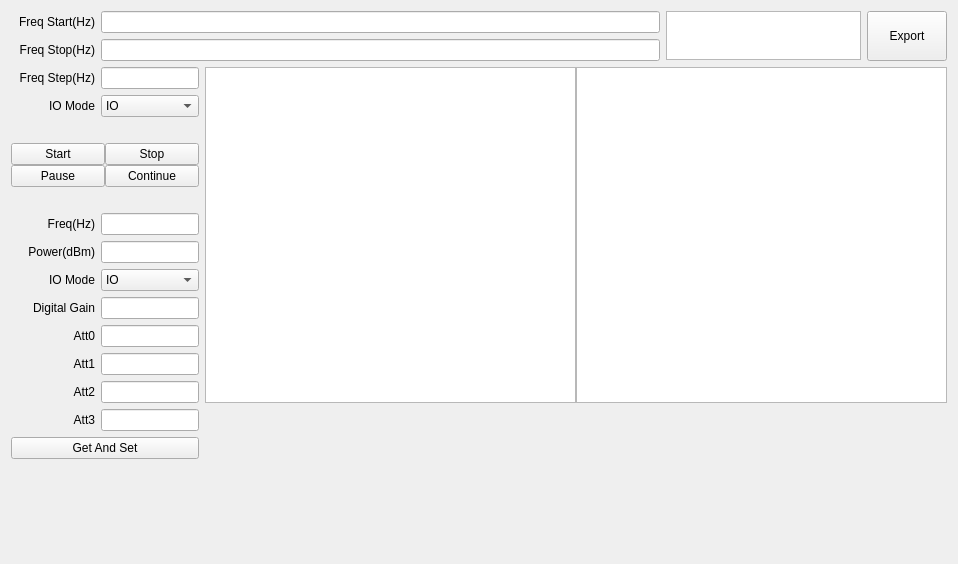
<?xml version="1.0" encoding="UTF-8"?>
<ui version="4.0">
 <class>QCalR1CTxPwrDlg</class>
 <widget class="QWidget" name="QCalR1CTxPwrDlg">
  <property name="geometry">
   <rect>
    <x>0</x>
    <y>0</y>
    <width>958</width>
    <height>564</height>
   </rect>
  </property>
  <property name="windowTitle">
   <string>Form</string>
  </property>
  <layout class="QVBoxLayout" name="verticalLayout_2" stretch="0,1">
   <item>
    <layout class="QHBoxLayout" name="horizontalLayout1" stretch="10,3,1">
     <item>
      <layout class="QVBoxLayout" name="verticalLayoutFreqStarStop">
       <item>
        <layout class="QHBoxLayout" name="horizontalLayoutFreqStar">
         <item>
          <widget class="QLabel" name="labelFreqStar">
           <property name="sizePolicy">
            <sizepolicy hsizetype="Fixed" vsizetype="Fixed">
             <horstretch>0</horstretch>
             <verstretch>0</verstretch>
            </sizepolicy>
           </property>
           <property name="minimumSize">
            <size>
             <width>84</width>
             <height>16</height>
            </size>
           </property>
           <property name="text">
            <string>Freq Start(Hz)</string>
           </property>
           <property name="alignment">
            <set>Qt::AlignRight|Qt::AlignTrailing|Qt::AlignVCenter</set>
           </property>
           <property name="buddy">
            <cstring>lineEditFreqStar</cstring>
           </property>
          </widget>
         </item>
         <item>
          <widget class="QLineEdit" name="lineEditFreqStar"/>
         </item>
        </layout>
       </item>
       <item>
        <layout class="QHBoxLayout" name="horizontalLayoutFreqStop">
         <item>
          <widget class="QLabel" name="labelFreqStop">
           <property name="sizePolicy">
            <sizepolicy hsizetype="Fixed" vsizetype="Fixed">
             <horstretch>0</horstretch>
             <verstretch>0</verstretch>
            </sizepolicy>
           </property>
           <property name="minimumSize">
            <size>
             <width>84</width>
             <height>16</height>
            </size>
           </property>
           <property name="text">
            <string>Freq Stop(Hz)</string>
           </property>
           <property name="alignment">
            <set>Qt::AlignRight|Qt::AlignTrailing|Qt::AlignVCenter</set>
           </property>
           <property name="buddy">
            <cstring>lineEditFreqStop</cstring>
           </property>
          </widget>
         </item>
         <item>
          <widget class="QLineEdit" name="lineEditFreqStop"/>
         </item>
        </layout>
       </item>
      </layout>
     </item>
     <item>
      <widget class="QTextEdit" name="textEditPath">
       <property name="sizePolicy">
        <sizepolicy hsizetype="Expanding" vsizetype="Fixed">
         <horstretch>0</horstretch>
         <verstretch>0</verstretch>
        </sizepolicy>
       </property>
       <property name="maximumSize">
        <size>
         <width>16777215</width>
         <height>49</height>
        </size>
       </property>
       <property name="readOnly">
        <bool>true</bool>
       </property>
      </widget>
     </item>
     <item>
      <widget class="QPushButton" name="pushButtonExport">
       <property name="sizePolicy">
        <sizepolicy hsizetype="Expanding" vsizetype="Expanding">
         <horstretch>0</horstretch>
         <verstretch>0</verstretch>
        </sizepolicy>
       </property>
       <property name="text">
        <string>Export</string>
       </property>
      </widget>
     </item>
    </layout>
   </item>
   <item>
    <layout class="QHBoxLayout" name="horizontalLayout2" stretch="1,10">
     <item>
      <layout class="QVBoxLayout" name="verticalLayout1">
       <item>
        <layout class="QHBoxLayout" name="horizontalLayoutFreqStep">
         <item>
          <widget class="QLabel" name="labelFreqStep">
           <property name="sizePolicy">
            <sizepolicy hsizetype="Fixed" vsizetype="Fixed">
             <horstretch>0</horstretch>
             <verstretch>0</verstretch>
            </sizepolicy>
           </property>
           <property name="minimumSize">
            <size>
             <width>84</width>
             <height>16</height>
            </size>
           </property>
           <property name="text">
            <string>Freq Step(Hz)</string>
           </property>
           <property name="alignment">
            <set>Qt::AlignRight|Qt::AlignTrailing|Qt::AlignVCenter</set>
           </property>
           <property name="buddy">
            <cstring>lineEditFreqStep</cstring>
           </property>
          </widget>
         </item>
         <item>
          <widget class="QLineEdit" name="lineEditFreqStep">
           <property name="sizePolicy">
            <sizepolicy hsizetype="Expanding" vsizetype="Fixed">
             <horstretch>0</horstretch>
             <verstretch>0</verstretch>
            </sizepolicy>
           </property>
           <property name="readOnly">
            <bool>true</bool>
           </property>
          </widget>
         </item>
        </layout>
       </item>
       <item>
        <layout class="QHBoxLayout" name="horizontalLayoutRefMethod" stretch="0,0">
         <item>
          <widget class="QLabel" name="labelCalIOMode">
           <property name="sizePolicy">
            <sizepolicy hsizetype="Fixed" vsizetype="Fixed">
             <horstretch>0</horstretch>
             <verstretch>0</verstretch>
            </sizepolicy>
           </property>
           <property name="minimumSize">
            <size>
             <width>84</width>
             <height>16</height>
            </size>
           </property>
           <property name="text">
            <string>IO Mode</string>
           </property>
           <property name="alignment">
            <set>Qt::AlignRight|Qt::AlignTrailing|Qt::AlignVCenter</set>
           </property>
           <property name="buddy">
            <cstring>lineEditFreqStep</cstring>
           </property>
          </widget>
         </item>
         <item>
          <widget class="QComboBox" name="comboBoxCalIOMode">
           <item>
            <property name="text">
             <string>IO</string>
            </property>
           </item>
           <item>
            <property name="text">
             <string>OUTPUT</string>
            </property>
           </item>
           <item>
            <property name="text">
             <string>IO+OUTPUT</string>
            </property>
           </item>
          </widget>
         </item>
        </layout>
       </item>
       <item>
        <spacer name="verticalSpacer1">
         <property name="orientation">
          <enum>Qt::Vertical</enum>
         </property>
         <property name="sizeType">
          <enum>QSizePolicy::Fixed</enum>
         </property>
         <property name="sizeHint" stdset="0">
          <size>
           <width>20</width>
           <height>20</height>
          </size>
         </property>
        </spacer>
       </item>
       <item>
        <layout class="QHBoxLayout" name="horizontalLayoutThreadCtrl">
         <property name="spacing">
          <number>0</number>
         </property>
         <item>
          <layout class="QVBoxLayout" name="verticalLayoutStarPaus">
           <property name="spacing">
            <number>0</number>
           </property>
           <item>
            <widget class="QPushButton" name="pushButtonStar">
             <property name="sizePolicy">
              <sizepolicy hsizetype="Expanding" vsizetype="Fixed">
               <horstretch>0</horstretch>
               <verstretch>0</verstretch>
              </sizepolicy>
             </property>
             <property name="text">
              <string>Start</string>
             </property>
            </widget>
           </item>
           <item>
            <widget class="QPushButton" name="pushButtonPaus">
             <property name="sizePolicy">
              <sizepolicy hsizetype="Expanding" vsizetype="Fixed">
               <horstretch>0</horstretch>
               <verstretch>0</verstretch>
              </sizepolicy>
             </property>
             <property name="text">
              <string>Pause</string>
             </property>
            </widget>
           </item>
          </layout>
         </item>
         <item>
          <layout class="QVBoxLayout" name="verticalLayoutStopCont">
           <property name="spacing">
            <number>0</number>
           </property>
           <item>
            <widget class="QPushButton" name="pushButtonStop">
             <property name="sizePolicy">
              <sizepolicy hsizetype="Expanding" vsizetype="Fixed">
               <horstretch>0</horstretch>
               <verstretch>0</verstretch>
              </sizepolicy>
             </property>
             <property name="text">
              <string>Stop</string>
             </property>
            </widget>
           </item>
           <item>
            <widget class="QPushButton" name="pushButtonCont">
             <property name="sizePolicy">
              <sizepolicy hsizetype="Expanding" vsizetype="Fixed">
               <horstretch>0</horstretch>
               <verstretch>0</verstretch>
              </sizepolicy>
             </property>
             <property name="text">
              <string>Continue</string>
             </property>
            </widget>
           </item>
          </layout>
         </item>
        </layout>
       </item>
       <item>
        <spacer name="verticalSpacer2">
         <property name="orientation">
          <enum>Qt::Vertical</enum>
         </property>
         <property name="sizeType">
          <enum>QSizePolicy::Fixed</enum>
         </property>
         <property name="sizeHint" stdset="0">
          <size>
           <width>20</width>
           <height>20</height>
          </size>
         </property>
        </spacer>
       </item>
       <item>
        <layout class="QHBoxLayout" name="horizontalLayoutFreq">
         <item>
          <widget class="QLabel" name="labelFreq">
           <property name="sizePolicy">
            <sizepolicy hsizetype="Fixed" vsizetype="Fixed">
             <horstretch>0</horstretch>
             <verstretch>0</verstretch>
            </sizepolicy>
           </property>
           <property name="minimumSize">
            <size>
             <width>84</width>
             <height>16</height>
            </size>
           </property>
           <property name="text">
            <string>Freq(Hz)</string>
           </property>
           <property name="alignment">
            <set>Qt::AlignRight|Qt::AlignTrailing|Qt::AlignVCenter</set>
           </property>
           <property name="buddy">
            <cstring>lineEditFreq</cstring>
           </property>
          </widget>
         </item>
         <item>
          <widget class="QLineEdit" name="lineEditFreq">
           <property name="sizePolicy">
            <sizepolicy hsizetype="Expanding" vsizetype="Fixed">
             <horstretch>0</horstretch>
             <verstretch>0</verstretch>
            </sizepolicy>
           </property>
          </widget>
         </item>
        </layout>
       </item>
       <item>
        <layout class="QHBoxLayout" name="horizontalLayoutDC_I">
         <item>
          <widget class="QLabel" name="labelPower">
           <property name="sizePolicy">
            <sizepolicy hsizetype="Fixed" vsizetype="Fixed">
             <horstretch>0</horstretch>
             <verstretch>0</verstretch>
            </sizepolicy>
           </property>
           <property name="minimumSize">
            <size>
             <width>84</width>
             <height>16</height>
            </size>
           </property>
           <property name="text">
            <string>Power(dBm)</string>
           </property>
           <property name="alignment">
            <set>Qt::AlignRight|Qt::AlignTrailing|Qt::AlignVCenter</set>
           </property>
           <property name="buddy">
            <cstring>lineEditPower</cstring>
           </property>
          </widget>
         </item>
         <item>
          <widget class="QLineEdit" name="lineEditPower">
           <property name="sizePolicy">
            <sizepolicy hsizetype="Expanding" vsizetype="Fixed">
             <horstretch>0</horstretch>
             <verstretch>0</verstretch>
            </sizepolicy>
           </property>
          </widget>
         </item>
        </layout>
       </item>
       <item>
        <layout class="QHBoxLayout" name="horizontalLayoutDC_Q">
         <item>
          <widget class="QLabel" name="labelIOMode">
           <property name="sizePolicy">
            <sizepolicy hsizetype="Fixed" vsizetype="Fixed">
             <horstretch>0</horstretch>
             <verstretch>0</verstretch>
            </sizepolicy>
           </property>
           <property name="minimumSize">
            <size>
             <width>84</width>
             <height>16</height>
            </size>
           </property>
           <property name="text">
            <string>IO Mode</string>
           </property>
           <property name="alignment">
            <set>Qt::AlignRight|Qt::AlignTrailing|Qt::AlignVCenter</set>
           </property>
          </widget>
         </item>
         <item>
          <widget class="QComboBox" name="comboBoxIOMode">
           <item>
            <property name="text">
             <string>IO</string>
            </property>
           </item>
           <item>
            <property name="text">
             <string>OUTPUT</string>
            </property>
           </item>
          </widget>
         </item>
        </layout>
       </item>
       <item>
        <layout class="QHBoxLayout" name="horizontalLayoutDC_Q_2">
         <item>
          <widget class="QLabel" name="labelDGain">
           <property name="sizePolicy">
            <sizepolicy hsizetype="Fixed" vsizetype="Fixed">
             <horstretch>0</horstretch>
             <verstretch>0</verstretch>
            </sizepolicy>
           </property>
           <property name="minimumSize">
            <size>
             <width>84</width>
             <height>16</height>
            </size>
           </property>
           <property name="text">
            <string>Digital Gain</string>
           </property>
           <property name="alignment">
            <set>Qt::AlignRight|Qt::AlignTrailing|Qt::AlignVCenter</set>
           </property>
          </widget>
         </item>
         <item>
          <widget class="QLineEdit" name="lineEditDGain">
           <property name="sizePolicy">
            <sizepolicy hsizetype="Expanding" vsizetype="Fixed">
             <horstretch>0</horstretch>
             <verstretch>0</verstretch>
            </sizepolicy>
           </property>
           <property name="maximumSize">
            <size>
             <width>150</width>
             <height>16777215</height>
            </size>
           </property>
          </widget>
         </item>
        </layout>
       </item>
       <item>
        <layout class="QHBoxLayout" name="horizontalLayoutDC_Q_3">
         <item>
          <widget class="QLabel" name="labelAtt0">
           <property name="sizePolicy">
            <sizepolicy hsizetype="Fixed" vsizetype="Fixed">
             <horstretch>0</horstretch>
             <verstretch>0</verstretch>
            </sizepolicy>
           </property>
           <property name="minimumSize">
            <size>
             <width>84</width>
             <height>16</height>
            </size>
           </property>
           <property name="text">
            <string>Att0</string>
           </property>
           <property name="alignment">
            <set>Qt::AlignRight|Qt::AlignTrailing|Qt::AlignVCenter</set>
           </property>
          </widget>
         </item>
         <item>
          <widget class="QLineEdit" name="lineEditAtt0">
           <property name="sizePolicy">
            <sizepolicy hsizetype="Expanding" vsizetype="Fixed">
             <horstretch>0</horstretch>
             <verstretch>0</verstretch>
            </sizepolicy>
           </property>
           <property name="maximumSize">
            <size>
             <width>150</width>
             <height>16777215</height>
            </size>
           </property>
          </widget>
         </item>
        </layout>
       </item>
       <item>
        <layout class="QHBoxLayout" name="horizontalLayoutDC_Q_4">
         <item>
          <widget class="QLabel" name="labelAtt1">
           <property name="sizePolicy">
            <sizepolicy hsizetype="Fixed" vsizetype="Fixed">
             <horstretch>0</horstretch>
             <verstretch>0</verstretch>
            </sizepolicy>
           </property>
           <property name="minimumSize">
            <size>
             <width>84</width>
             <height>16</height>
            </size>
           </property>
           <property name="text">
            <string>Att1</string>
           </property>
           <property name="alignment">
            <set>Qt::AlignRight|Qt::AlignTrailing|Qt::AlignVCenter</set>
           </property>
          </widget>
         </item>
         <item>
          <widget class="QLineEdit" name="lineEditAtt1">
           <property name="sizePolicy">
            <sizepolicy hsizetype="Expanding" vsizetype="Fixed">
             <horstretch>0</horstretch>
             <verstretch>0</verstretch>
            </sizepolicy>
           </property>
           <property name="maximumSize">
            <size>
             <width>150</width>
             <height>16777215</height>
            </size>
           </property>
          </widget>
         </item>
        </layout>
       </item>
       <item>
        <layout class="QHBoxLayout" name="horizontalLayoutDC_Q_5">
         <item>
          <widget class="QLabel" name="labelAtt2">
           <property name="sizePolicy">
            <sizepolicy hsizetype="Fixed" vsizetype="Fixed">
             <horstretch>0</horstretch>
             <verstretch>0</verstretch>
            </sizepolicy>
           </property>
           <property name="minimumSize">
            <size>
             <width>84</width>
             <height>16</height>
            </size>
           </property>
           <property name="text">
            <string>Att2</string>
           </property>
           <property name="alignment">
            <set>Qt::AlignRight|Qt::AlignTrailing|Qt::AlignVCenter</set>
           </property>
          </widget>
         </item>
         <item>
          <widget class="QLineEdit" name="lineEditAtt2">
           <property name="sizePolicy">
            <sizepolicy hsizetype="Expanding" vsizetype="Fixed">
             <horstretch>0</horstretch>
             <verstretch>0</verstretch>
            </sizepolicy>
           </property>
           <property name="maximumSize">
            <size>
             <width>150</width>
             <height>16777215</height>
            </size>
           </property>
          </widget>
         </item>
        </layout>
       </item>
       <item>
        <layout class="QHBoxLayout" name="horizontalLayoutDC_Q_6">
         <item>
          <widget class="QLabel" name="labelAtt3">
           <property name="sizePolicy">
            <sizepolicy hsizetype="Fixed" vsizetype="Fixed">
             <horstretch>0</horstretch>
             <verstretch>0</verstretch>
            </sizepolicy>
           </property>
           <property name="minimumSize">
            <size>
             <width>84</width>
             <height>16</height>
            </size>
           </property>
           <property name="text">
            <string>Att3</string>
           </property>
           <property name="alignment">
            <set>Qt::AlignRight|Qt::AlignTrailing|Qt::AlignVCenter</set>
           </property>
          </widget>
         </item>
         <item>
          <widget class="QLineEdit" name="lineEditAtt3">
           <property name="sizePolicy">
            <sizepolicy hsizetype="Expanding" vsizetype="Fixed">
             <horstretch>0</horstretch>
             <verstretch>0</verstretch>
            </sizepolicy>
           </property>
           <property name="maximumSize">
            <size>
             <width>150</width>
             <height>16777215</height>
            </size>
           </property>
          </widget>
         </item>
        </layout>
       </item>
       <item>
        <widget class="QPushButton" name="pushButtonGetSet">
         <property name="sizePolicy">
          <sizepolicy hsizetype="Expanding" vsizetype="Fixed">
           <horstretch>0</horstretch>
           <verstretch>0</verstretch>
          </sizepolicy>
         </property>
         <property name="text">
          <string>Get And Set</string>
         </property>
        </widget>
       </item>
       <item>
        <spacer name="verticalSpacer3">
         <property name="orientation">
          <enum>Qt::Vertical</enum>
         </property>
         <property name="sizeHint" stdset="0">
          <size>
           <width>20</width>
           <height>40</height>
          </size>
         </property>
        </spacer>
       </item>
      </layout>
     </item>
     <item>
      <layout class="QVBoxLayout" name="verticalLayout" stretch="1,0">
       <property name="spacing">
        <number>0</number>
       </property>
       <item>
        <layout class="QHBoxLayout" name="horizontalLayout">
         <property name="spacing">
          <number>0</number>
         </property>
         <item>
          <widget class="QRDTTableView" name="tableViewData_OP"/>
         </item>
         <item>
          <widget class="QRDTTableView" name="tableViewData_IO"/>
         </item>
        </layout>
       </item>
       <item>
        <widget class="QCalPlot" name="plotDGain" native="true">
         <property name="sizePolicy">
          <sizepolicy hsizetype="Preferred" vsizetype="Fixed">
           <horstretch>0</horstretch>
           <verstretch>0</verstretch>
          </sizepolicy>
         </property>
         <property name="minimumSize">
          <size>
           <width>0</width>
           <height>150</height>
          </size>
         </property>
         <property name="maximumSize">
          <size>
           <width>16777215</width>
           <height>150</height>
          </size>
         </property>
         <property name="baseSize">
          <size>
           <width>0</width>
           <height>0</height>
          </size>
         </property>
        </widget>
       </item>
      </layout>
     </item>
    </layout>
   </item>
  </layout>
 </widget>
 <customwidgets>
  <customwidget>
   <class>QRDTTableView</class>
   <extends>QTableView</extends>
   <header>qrdttableview.h</header>
  </customwidget>
  <customwidget>
   <class>QCalPlot</class>
   <extends>QWidget</extends>
   <header>qcalplot.h</header>
   <container>1</container>
  </customwidget>
 </customwidgets>
 <resources/>
 <connections/>
</ui>
